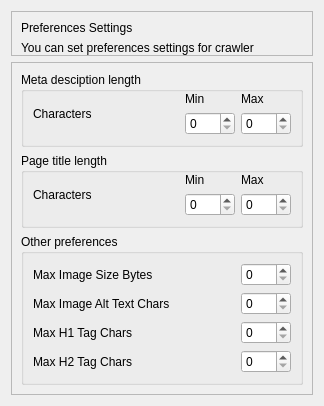
<?xml version="1.0" encoding="UTF-8"?>
<ui version="4.0">
 <class>PreferencesSettings</class>
 <widget class="QWidget" name="PreferencesSettings">
  <property name="geometry">
   <rect>
    <x>0</x>
    <y>0</y>
    <width>324</width>
    <height>356</height>
   </rect>
  </property>
  <property name="windowTitle">
   <string>Preferences Settings</string>
  </property>
  <layout class="QVBoxLayout" name="verticalLayout">
   <item>
    <widget class="QFrame" name="headerFrame">
     <property name="minimumSize">
      <size>
       <width>0</width>
       <height>0</height>
      </size>
     </property>
     <property name="maximumSize">
      <size>
       <width>16777215</width>
       <height>16777215</height>
      </size>
     </property>
     <property name="frameShape">
      <enum>QFrame::StyledPanel</enum>
     </property>
     <property name="frameShadow">
      <enum>QFrame::Raised</enum>
     </property>
     <layout class="QVBoxLayout" name="verticalLayout_12">
      <property name="spacing">
       <number>6</number>
      </property>
      <property name="topMargin">
       <number>9</number>
      </property>
      <property name="rightMargin">
       <number>9</number>
      </property>
      <property name="bottomMargin">
       <number>0</number>
      </property>
      <item>
       <widget class="QLabel" name="headerName">
        <property name="text">
         <string>Preferences Settings</string>
        </property>
       </widget>
      </item>
      <item>
       <widget class="QLabel" name="text">
        <property name="text">
         <string>You can set preferences settings for crawler</string>
        </property>
       </widget>
      </item>
     </layout>
    </widget>
   </item>
   <item>
    <widget class="QFrame" name="settingsFrame">
     <property name="frameShape">
      <enum>QFrame::StyledPanel</enum>
     </property>
     <property name="frameShadow">
      <enum>QFrame::Raised</enum>
     </property>
     <layout class="QGridLayout" name="gridLayout">
      <item row="2" column="0" rowspan="2">
       <widget class="QGroupBox" name="groupBox">
        <property name="title">
         <string>Meta desciption length</string>
        </property>
        <layout class="QHBoxLayout" name="horizontalLayout_2">
         <property name="spacing">
          <number>6</number>
         </property>
         <property name="topMargin">
          <number>0</number>
         </property>
         <property name="bottomMargin">
          <number>9</number>
         </property>
         <item>
          <widget class="QLabel" name="label_9">
           <property name="text">
            <string>Characters</string>
           </property>
          </widget>
         </item>
         <item>
          <spacer name="horizontalSpacer">
           <property name="orientation">
            <enum>Qt::Horizontal</enum>
           </property>
           <property name="sizeType">
            <enum>QSizePolicy::MinimumExpanding</enum>
           </property>
           <property name="sizeHint" stdset="0">
            <size>
             <width>40</width>
             <height>20</height>
            </size>
           </property>
          </spacer>
         </item>
         <item>
          <layout class="QVBoxLayout" name="verticalLayout_9">
           <item>
            <widget class="QLabel" name="label_7">
             <property name="text">
              <string>Min</string>
             </property>
            </widget>
           </item>
           <item>
            <widget class="QSpinBox" name="spinBox_7">
             <property name="sizePolicy">
              <sizepolicy hsizetype="Preferred" vsizetype="Preferred">
               <horstretch>0</horstretch>
               <verstretch>0</verstretch>
              </sizepolicy>
             </property>
             <property name="minimumSize">
              <size>
               <width>50</width>
               <height>0</height>
              </size>
             </property>
             <property name="maximum">
              <number>300</number>
             </property>
             <property name="controlKey" stdset="0">
              <string notr="true">minDescriptionLength</string>
             </property>
            </widget>
           </item>
          </layout>
         </item>
         <item>
          <layout class="QVBoxLayout" name="verticalLayout_4">
           <item>
            <widget class="QLabel" name="label_3">
             <property name="text">
              <string>Max</string>
             </property>
            </widget>
           </item>
           <item>
            <widget class="QSpinBox" name="spinBox_3">
             <property name="sizePolicy">
              <sizepolicy hsizetype="Preferred" vsizetype="Preferred">
               <horstretch>0</horstretch>
               <verstretch>0</verstretch>
              </sizepolicy>
             </property>
             <property name="minimumSize">
              <size>
               <width>50</width>
               <height>0</height>
              </size>
             </property>
             <property name="maximum">
              <number>300</number>
             </property>
             <property name="controlKey" stdset="0">
              <string notr="true">maxDescriptionLength</string>
             </property>
            </widget>
           </item>
          </layout>
         </item>
        </layout>
       </widget>
      </item>
      <item row="4" column="0" rowspan="2">
       <widget class="QGroupBox" name="groupBox_2">
        <property name="title">
         <string>Page title length</string>
        </property>
        <layout class="QHBoxLayout" name="horizontalLayout">
         <property name="topMargin">
          <number>0</number>
         </property>
         <property name="bottomMargin">
          <number>9</number>
         </property>
         <item>
          <widget class="QLabel" name="label_10">
           <property name="text">
            <string>Characters</string>
           </property>
          </widget>
         </item>
         <item>
          <spacer name="horizontalSpacer_2">
           <property name="orientation">
            <enum>Qt::Horizontal</enum>
           </property>
           <property name="sizeHint" stdset="0">
            <size>
             <width>40</width>
             <height>20</height>
            </size>
           </property>
          </spacer>
         </item>
         <item>
          <layout class="QVBoxLayout" name="verticalLayout_5">
           <item>
            <widget class="QLabel" name="label_4">
             <property name="text">
              <string>Min</string>
             </property>
            </widget>
           </item>
           <item>
            <widget class="QSpinBox" name="spinBox_4">
             <property name="sizePolicy">
              <sizepolicy hsizetype="Preferred" vsizetype="Preferred">
               <horstretch>0</horstretch>
               <verstretch>0</verstretch>
              </sizepolicy>
             </property>
             <property name="minimumSize">
              <size>
               <width>50</width>
               <height>0</height>
              </size>
             </property>
             <property name="maximum">
              <number>300</number>
             </property>
             <property name="controlKey" stdset="0">
              <string notr="true">minTitleLength</string>
             </property>
            </widget>
           </item>
          </layout>
         </item>
         <item>
          <layout class="QVBoxLayout" name="verticalLayout_10">
           <item>
            <widget class="QLabel" name="label_8">
             <property name="text">
              <string>Max</string>
             </property>
            </widget>
           </item>
           <item>
            <widget class="QSpinBox" name="spinBox_8">
             <property name="sizePolicy">
              <sizepolicy hsizetype="Preferred" vsizetype="Preferred">
               <horstretch>0</horstretch>
               <verstretch>0</verstretch>
              </sizepolicy>
             </property>
             <property name="minimumSize">
              <size>
               <width>50</width>
               <height>0</height>
              </size>
             </property>
             <property name="maximum">
              <number>300</number>
             </property>
             <property name="controlKey" stdset="0">
              <string notr="true">maxTitleLength</string>
             </property>
            </widget>
           </item>
          </layout>
         </item>
        </layout>
       </widget>
      </item>
      <item row="6" column="0">
       <widget class="QGroupBox" name="groupBox_3">
        <property name="title">
         <string>Other preferences</string>
        </property>
        <layout class="QGridLayout" name="gridLayout_2">
         <item row="0" column="0">
          <widget class="QLabel" name="label_11">
           <property name="text">
            <string>Max Image Size Bytes</string>
           </property>
          </widget>
         </item>
         <item row="0" column="1">
          <spacer name="horizontalSpacer_3">
           <property name="orientation">
            <enum>Qt::Horizontal</enum>
           </property>
           <property name="sizeHint" stdset="0">
            <size>
             <width>40</width>
             <height>20</height>
            </size>
           </property>
          </spacer>
         </item>
         <item row="0" column="2" rowspan="4">
          <layout class="QVBoxLayout" name="verticalLayout_2">
           <item>
            <widget class="QSpinBox" name="spinBox_6">
             <property name="sizePolicy">
              <sizepolicy hsizetype="Preferred" vsizetype="Preferred">
               <horstretch>0</horstretch>
               <verstretch>0</verstretch>
              </sizepolicy>
             </property>
             <property name="minimumSize">
              <size>
               <width>50</width>
               <height>0</height>
              </size>
             </property>
             <property name="maximum">
              <number>300</number>
             </property>
             <property name="controlKey" stdset="0">
              <string notr="true">maxImageSize</string>
             </property>
            </widget>
           </item>
           <item>
            <widget class="QSpinBox" name="spinBox_2">
             <property name="sizePolicy">
              <sizepolicy hsizetype="Preferred" vsizetype="Preferred">
               <horstretch>0</horstretch>
               <verstretch>0</verstretch>
              </sizepolicy>
             </property>
             <property name="minimumSize">
              <size>
               <width>50</width>
               <height>0</height>
              </size>
             </property>
             <property name="maximum">
              <number>300</number>
             </property>
             <property name="controlKey" stdset="0">
              <string notr="true">maxImageAltTextChars</string>
             </property>
            </widget>
           </item>
           <item>
            <widget class="QSpinBox" name="spinBox">
             <property name="sizePolicy">
              <sizepolicy hsizetype="Preferred" vsizetype="Preferred">
               <horstretch>0</horstretch>
               <verstretch>0</verstretch>
              </sizepolicy>
             </property>
             <property name="minimumSize">
              <size>
               <width>50</width>
               <height>0</height>
              </size>
             </property>
             <property name="maximum">
              <number>300</number>
             </property>
             <property name="controlKey" stdset="0">
              <string notr="true">maxH1LengthChars</string>
             </property>
            </widget>
           </item>
           <item>
            <widget class="QSpinBox" name="spinBox_5">
             <property name="sizePolicy">
              <sizepolicy hsizetype="Preferred" vsizetype="Preferred">
               <horstretch>0</horstretch>
               <verstretch>0</verstretch>
              </sizepolicy>
             </property>
             <property name="minimumSize">
              <size>
               <width>50</width>
               <height>0</height>
              </size>
             </property>
             <property name="maximum">
              <number>300</number>
             </property>
             <property name="controlKey" stdset="0">
              <string notr="true">maxH2LengthChars</string>
             </property>
            </widget>
           </item>
          </layout>
         </item>
         <item row="1" column="0">
          <widget class="QLabel" name="label_12">
           <property name="text">
            <string>Max Image Alt Text Chars</string>
           </property>
          </widget>
         </item>
         <item row="2" column="0">
          <widget class="QLabel" name="label_13">
           <property name="text">
            <string>Max H1 Tag Chars</string>
           </property>
          </widget>
         </item>
         <item row="3" column="0">
          <widget class="QLabel" name="label_14">
           <property name="text">
            <string>Max H2 Tag Chars</string>
           </property>
          </widget>
         </item>
        </layout>
       </widget>
      </item>
     </layout>
    </widget>
   </item>
  </layout>
 </widget>
 <resources/>
 <connections/>
</ui>
